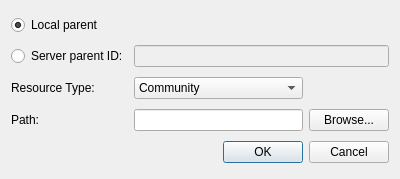
<?xml version="1.0" encoding="UTF-8"?>
<ui version="4.0">
 <class>AddResourceDialog</class>
 <widget class="QDialog" name="AddResourceDialog">
  <property name="geometry">
   <rect>
    <x>0</x>
    <y>0</y>
    <width>400</width>
    <height>179</height>
   </rect>
  </property>
  <property name="windowTitle">
   <string>Add New Resource</string>
  </property>
  <layout class="QGridLayout" name="gridLayout">
   <item row="3" column="2">
    <widget class="QLineEdit" name="pathEdit">
     <property name="text">
      <string/>
     </property>
    </widget>
   </item>
   <item row="3" column="1">
    <widget class="QLabel" name="label_3">
     <property name="text">
      <string>Path:</string>
     </property>
    </widget>
   </item>
   <item row="3" column="3">
    <widget class="QPushButton" name="chooseFile_Button">
     <property name="text">
      <string>Browse...</string>
     </property>
     <property name="icon">
      <iconset resource="../DionysusIcons.qrc">
       <normaloff>:/icons/folder_add.png</normaloff>:/icons/folder_add.png</iconset>
     </property>
    </widget>
   </item>
   <item row="5" column="2" colspan="2">
    <widget class="QDialogButtonBox" name="buttonBox">
     <property name="orientation">
      <enum>Qt::Horizontal</enum>
     </property>
     <property name="standardButtons">
      <set>QDialogButtonBox::Cancel|QDialogButtonBox::Ok</set>
     </property>
    </widget>
   </item>
   <item row="0" column="1">
    <widget class="QRadioButton" name="localParentRadioButton">
     <property name="text">
      <string>Local parent</string>
     </property>
     <property name="checked">
      <bool>true</bool>
     </property>
    </widget>
   </item>
   <item row="1" column="1">
    <widget class="QRadioButton" name="serverParentRadioButton">
     <property name="text">
      <string>Server parent ID:</string>
     </property>
    </widget>
   </item>
   <item row="2" column="2">
    <widget class="QComboBox" name="resourceTypeComboBox">
     <item>
      <property name="text">
       <string>Community</string>
      </property>
     </item>
     <item>
      <property name="text">
       <string>Collection</string>
      </property>
     </item>
     <item>
      <property name="text">
       <string>Item</string>
      </property>
     </item>
     <item>
      <property name="text">
       <string>Bitstream</string>
      </property>
     </item>
    </widget>
   </item>
   <item row="2" column="1">
    <widget class="QLabel" name="label">
     <property name="text">
      <string>Resource Type:</string>
     </property>
    </widget>
   </item>
   <item row="1" column="2" colspan="2">
    <widget class="QLineEdit" name="parentIdEdit">
     <property name="enabled">
      <bool>false</bool>
     </property>
    </widget>
   </item>
  </layout>
 </widget>
 <tabstops>
  <tabstop>localParentRadioButton</tabstop>
  <tabstop>serverParentRadioButton</tabstop>
  <tabstop>parentIdEdit</tabstop>
  <tabstop>resourceTypeComboBox</tabstop>
  <tabstop>pathEdit</tabstop>
  <tabstop>chooseFile_Button</tabstop>
  <tabstop>buttonBox</tabstop>
 </tabstops>
 <resources>
  <include location="../DionysusIcons.qrc"/>
 </resources>
 <connections>
  <connection>
   <sender>buttonBox</sender>
   <signal>accepted()</signal>
   <receiver>AddResourceDialog</receiver>
   <slot>accept()</slot>
   <hints>
    <hint type="sourcelabel">
     <x>341</x>
     <y>153</y>
    </hint>
    <hint type="destinationlabel">
     <x>157</x>
     <y>178</y>
    </hint>
   </hints>
  </connection>
  <connection>
   <sender>buttonBox</sender>
   <signal>rejected()</signal>
   <receiver>AddResourceDialog</receiver>
   <slot>reject()</slot>
   <hints>
    <hint type="sourcelabel">
     <x>390</x>
     <y>159</y>
    </hint>
    <hint type="destinationlabel">
     <x>286</x>
     <y>178</y>
    </hint>
   </hints>
  </connection>
 </connections>
</ui>
